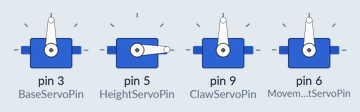
Simulated run of this program. Board: Arduino Uno, built with avr-gcc and run on an emulated ATmega328P. Parts: 4 × servo.

Above: at 0.6 s.
At 2.4 s:
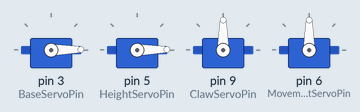
At 4.3 s:
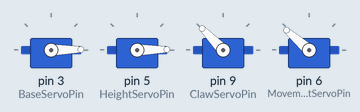
At 8.1 s:
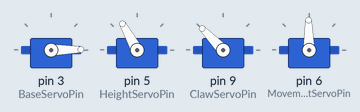
At 11.9 s:
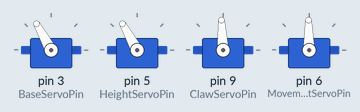
At 15.7 s:
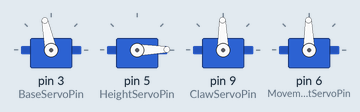
Timing chart, 0 to 20.5 s (numbered marks = the images above):
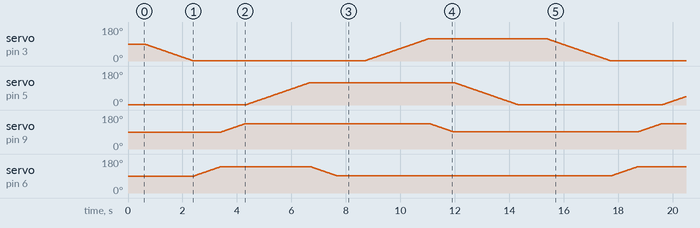

The program:

main.cpp
```cpp
#include "RoboticHand.h"
#include <SoftwareSerial.h>
RoboticHand Arm;

SoftwareSerial BluetoorhSerial(3,4);


void setup() {
  // put your setup code here, to run once:
  // Assign Servo Pins
  Arm.BaseServoPin = 3;
  Arm.HeightServoPin = 5;
  Arm.MovementServoPin = 6;
  Arm.ClawServoPin = 9;


  // Assign Default Positions
  Arm.BaseDefualtAngle = 90;
  Arm.HeightDefualtAngle = 0;
  Arm.MovementDefualtAngle = 90;
  Arm.ClawDefualtAngle = 90;
  // asigning valuses to the above variabls in required for the correct functioning before calling this fucntion
  Arm.init();
  delay(500);
}

void loop() {
  // put your main code here, to run repeatedly:
  Arm.base.MoveTo(0, 20);
  Arm.Movement.MoveTo(140, 20);
  Arm.claw.MoveTo(135, 20);
  Arm.height.MoveTo(120, 20);
  Arm.Movement.MoveTo(90, 20);
  delay(1000);
  Arm.base.MoveTo(120, 20);
  Arm.claw.MoveTo(90, 20);
  Arm.height.MoveTo(0, 20);
  delay(1000);

}
```

RoboticHand.h
```cpp
#include <Arduino.h>
#include <Servo.h>
#include <SoftwareSerial.h>

class RoboticHand
{
public:
    // Assign Value Before Calling init() for initialsation
    int BaseServoPin;
    // Assign Value Before Calling init() for initialsation
    int HeightServoPin;
    // Assign Value Before Calling init() for initialsation
    int MovementServoPin;
    // Assign Value Before Calling init() for initialsation
    int ClawServoPin;

    // Assign Value Before Calling init() for initialsation
    int BaseDefualtAngle;
    // Assign Value Before Calling init() for initialsation
    int HeightDefualtAngle;
    // Assign Value Before Calling init() for initialsation
    int MovementDefualtAngle;
    // Assign Value Before Calling init() for initialsation
    int ClawDefualtAngle;


    void init()
    {
        // Move To Deafault Positions, Using 1 interval to make it fast
        base.MoveTo(BaseDefualtAngle, 1);
        height.MoveTo(HeightDefualtAngle, 1);
        Movement.MoveTo(MovementDefualtAngle, 1);
        claw.MoveTo(ClawDefualtAngle, 1);

        // attach servos
        base.BaseServo.attach(BaseServoPin);
        height.HeightServo.attach(HeightServoPin);
        claw.ClawServo.attach(ClawServoPin);
        Movement.MovementServo.attach(MovementServoPin);
    }

    class Base
    {
    public:
        void MoveTo(int angle, int interval);
        Servo BaseServo;
    };

    class Height
    {
    public:
        Servo HeightServo;
        void MoveTo(int angle, int interval);
    };

    class Claw
    {
    public:
        Servo ClawServo;
        void MoveTo(int angle, int interval);
    };

    class Movement
    {
    public:
        Servo MovementServo;
        void MoveTo(int angle, int interval);
    };

    Base base;
    Height height;
    Claw claw;
    Movement Movement;
};
```

Base.cpp
```cpp
#include "RoboticHand.h"

void RoboticHand::Base::MoveTo(int angle, int interval)
{
    int CurrentAngle = BaseServo.read();

    if (angle > CurrentAngle)
    {
        for(int pos = CurrentAngle; pos < angle; pos++)
        {
            BaseServo.write(pos);
            delay(interval);
        }
    }
    else if(angle < CurrentAngle)
    {
        for(int pos = CurrentAngle; pos > angle; pos--)
        {
            BaseServo.write(pos);
            delay(interval);
        }
    }
}
```

Claw.cpp
```cpp
#include "RoboticHand.h"

void RoboticHand::Claw::MoveTo(int angle, int interval)
{
    int CurrentAngle = ClawServo.read();

    if (angle > CurrentAngle)
    {
        for(int pos = CurrentAngle; pos < angle; pos++)
        {
            ClawServo.write(pos);
            delay(interval);
        }
    }
    else if(angle < CurrentAngle)
    {
        for(int pos = CurrentAngle; pos > angle; pos--)
        {
            ClawServo.write(pos);
            delay(interval);
        }
    }
}
```

Height.cpp
```cpp
#include "RoboticHand.h"

void RoboticHand::Height::MoveTo(int angle, int interval)
{
    int CurrentAngle = HeightServo.read();

    if (angle > CurrentAngle)
    {
        for(int pos = CurrentAngle; pos < angle; pos++)
        {
            HeightServo.write(pos);
            delay(interval);
        }
    }
    else if(angle < CurrentAngle)
    {
        for(int pos = CurrentAngle; pos > angle; pos--)
        {
            HeightServo.write(pos);
            delay(interval);
        }
    }
}
```

Movement.cpp
```cpp
#include "RoboticHand.h"

void RoboticHand::Movement::MoveTo(int angle, int interval)
{
    int CurrentAngle = MovementServo.read();

    if (angle > CurrentAngle)
    {
        for(int pos = CurrentAngle; pos < angle; pos++)
        {
            MovementServo.write(pos);
            delay(interval);
        }
    }
    else if(angle < CurrentAngle)
    {
        for(int pos = CurrentAngle; pos > angle; pos--)
        {
            MovementServo.write(pos);
            delay(interval);
        }
    }
}
```
